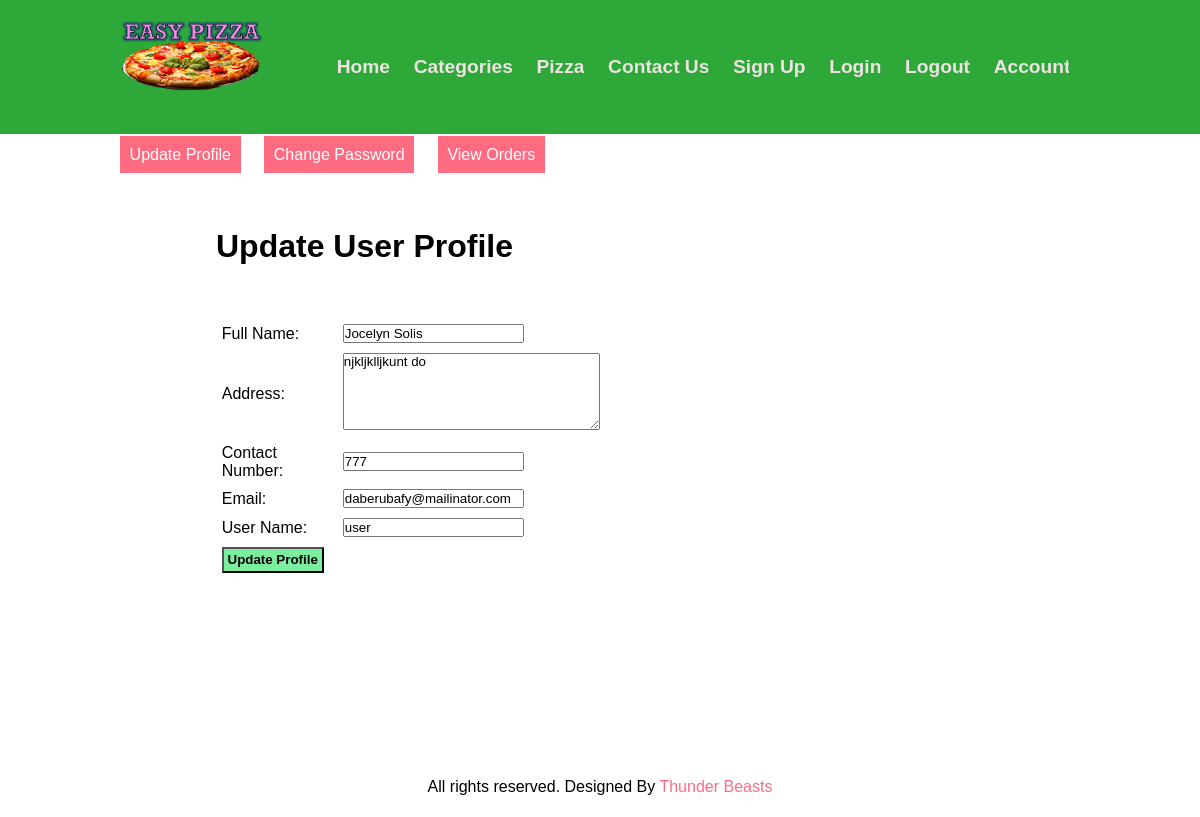
Screenshot of /user/update-account.php (signed in) with the database file from the repository.
### tables this page shows
CREATE TABLE `customer` (
  `id_customer` int(10) UNSIGNED NOT NULL,
  `full_name` varchar(255) NOT NULL,
  `address` varchar(255) NOT NULL,
  `contact_number` varchar(50) NOT NULL,
  `email` varchar(255) NOT NULL,
  `username` varchar(100) NOT NULL,
  `password` varchar(255) NOT NULL,
  `active` varchar(10) NOT NULL
);

### user/update-account.php (the view, shortened to what this page needs)
<?php
include('partials/menu.php');
$customer_id = $_SESSION['customer_login_id'];
$sql3 = "SELECT * FROM customer WHERE id_customer=$customer_id";
$res3 = mysqli_query($conn, $sql3);
$row3 = mysqli_fetch_assoc($res3);
$full_name = $row3['full_name'];
$address = $row3['address'];
$contact_number = $row3['contact_number'];
$email = $row3['email'];
$username = $row3['username'];
?>
<div class="main-content">
    <div class="wrapper">
        <div>
            <a href="<?php echo SITEURL; ?>user/update-account.php" class="btn-user">Update Profile</a>
            <a href="<?php echo SITEURL; ?>user/update-password.php" class="btn-user">Change Password</a>
            <a href="<?php echo SITEURL; ?>user/view-orders.php" class="btn-user">View Orders</a>
        </div>
        <br><br><br>
        <div class="main-content">
            <div class="wrapper">
                <h1>Update User Profile</h1>
                <br><span id="err_sub"></span><br><br>
                <form action="" method="POST">
                    <table class="tbl-50">
                        <tr>
                            <td>Full Name:</td>
                            <td>
                                <input type="text" id="fname" name="full_name" value="<?php echo $full_name; ?>" onkeyup="validFullname()">
                            </td>
                        </tr>
                        <tr>
                            <td>Address:</td>
                            <td>
                                <textarea name="address" id="address" onkeyup="validateAddress()" cols="30" rows="5"><?php echo $address; ?></textarea>
                            </td>
                        </tr>
                        <tr>
                            <td>Contact Number:</td>
                            <td>
                                <input type="text"  id="contact_number" name="contact_number" value="<?php echo $contact_number; ?>"  onkeyup="validateContact()">
                            </td><td><span id="error_contact"></span></td>
                        </tr>
                        <tr>
                            <td>Email:</td>
                            <td>
                                <input type="text" name="email" value="<?php echo $email; ?>" id="emai" onkeyup="validEmail()">
                            </td>
                        </tr>
                        <tr>
                            <td>User Name:</td>
                            <td>
                                <input type="text" name="username" id="uname" value="<?php echo $username; ?>" onkeyup="validUserName()">
                            </td>
                        </tr>
                        <td colspan="2">
                            <input type="submit" name="submit" value="Update Profile" class="btn-secondary" onclick="return validSubmit()">
                        </td>
                    </table>
                </form>
            </div>
        </div>
        <?php include('partials/footer.php') ?>

### css/style.css (style rules this page uses)
* { margin: 0 0; padding: 0 0; font-family: Arial, Helvetica, sans-serif; }
.main-content { height: 550px; }
.wrapper { padding: 1%; width: 80%; margin: 0 auto; }
.tbl-50 { width: 50%; }
table tr td { padding: 1%; }
.btn-secondary { background-color: #7bed9f; padding: 1%; color: black; text-decoration: none; font-weight: bold; }
a { color: #ff6b81; text-decoration: none; }
.btn-user { background-color: #ff6b81; color: white; padding: 1%; margin-right: 2%; }

### rows the page displays
customer: full_name "Jocelyn Solis", address "njkljklljkunt do", contact_number "777", email "daberubafy@mailinator.com", username "user"
